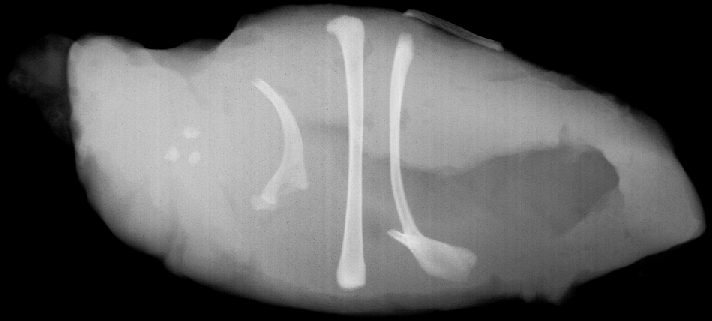
#> input picture segment.jpg, 712 x 321 px
$ jupyter execute 'Image Segmentation.ipynb'
#> lines starting #> are read from the running program, lines starting #| are printed output that depends on the picture; after the words box and inside, x2 and y2 are one past the last pixel; in counts of white or black regions, pixels touching at a corner belong together
[cell 1]
import cv2
import numpy as np
import matplotlib.pyplot as plt

[cell 2]
img = cv2.imread("segment.jpg", 0)
#> img is the input picture: shape (321, 712); min 0, max 231, mean 92.5

[cell 3]
histogram = np.zeros(255)
for i in range(img.shape[0]):
    for j in range(img.shape[1]):
        point = img[i][j]
        histogram[point] += 1
#> after the loop, histogram = 255 values, max 73274 at index 0, min 0 at index 232, mean 896.3

[cell 4]
plt.bar(np.arange(len(histogram)-1), histogram[1:])
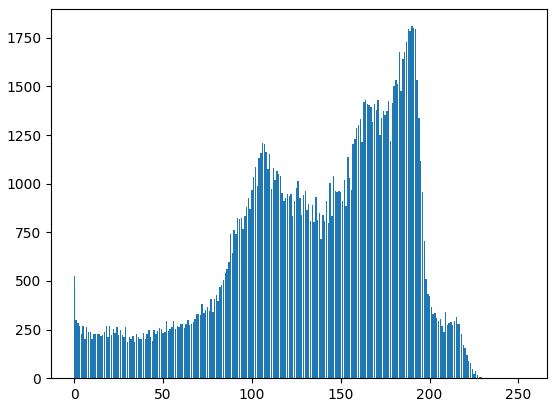
#> figure drawn by matplotlib, 1 panel; tallest bar 1810 high, from x = 189.6 to 190.4

[cell 5]
new_img = np.zeros((img.shape[0],img.shape[1]))
for i in range(img.shape[0]):
    for j in range(img.shape[1]):
        if(img[i][j] > 205):
            new_img[i][j] = 255
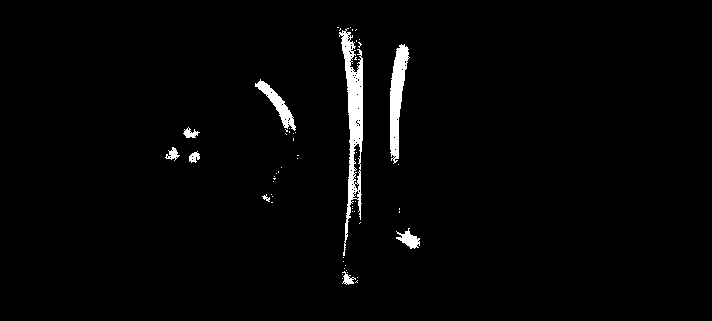
#> new_img: shape (321, 712) float64; 2.1% white; 58 white regions (49 under 20 px), largest, box (x1, y1, x2, y2) and area: (339, 28, 363, 256) 2163, (390, 44, 410, 164) 1237, (255, 79, 296, 131) 568
cv2.imwrite("new.jpg",new_img)
cv2.imwrite("x.jpg",new_img[:,:210])
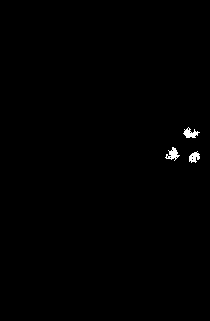
#> saved as x.jpg: shape (321, 210); 0.41% white; 3 white regions, box (x1, y1, x2, y2) and area: (165, 147, 180, 161) 98, (183, 127, 200, 138) 97, (189, 151, 200, 163) 83
cv2.imwrite("y.jpg",new_img[:,210:310])
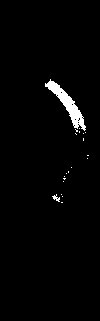
#> saved as y.jpg: shape (321, 100); 2% white; 20 white regions (18 under 20 px), largest, box (x1, y1, x2, y2) and area: (45, 79, 86, 131) 568, (52, 194, 60, 202) 29
cv2.imwrite("z.jpg",new_img[:,310:380])
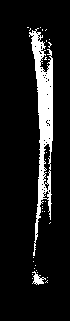
#> saved as z.jpg: shape (321, 70); 10.3% white; 30 white regions (28 under 20 px), largest, box (x1, y1, x2, y2) and area: (29, 28, 53, 256) 2163, (32, 271, 46, 285) 89
cv2.imwrite("a.jpg",new_img[:,380:500])
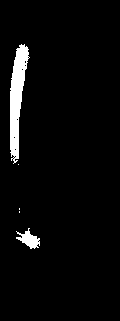
#> saved as a.jpg: shape (321, 120); 3.9% white; 5 white regions (3 under 20 px), largest, box (x1, y1, x2, y2) and area: (10, 44, 30, 164) 1237, (16, 228, 40, 249) 243
#> Out = True

[cell 6]
def coordinates(img):
    x_coord = []
    y_coord = []
    for i in range(img.shape[0]):
        for j in range(img.shape[1]):
            if img[i][j] == 255:
                x_coord.append(i)
                y_coord.append(j)
#> after the loop, x_coord = 278 values from 127 to 162

    x_max = max(x_coord)
#> x_max = 162
    x_min = min(x_coord)
#> x_min = 127
    y_max = max(y_coord)
#> y_max = 199
    y_min = min(y_coord)
#> y_min = 165
    return x_max, x_min, y_max, y_min

[cell 7]
boundary_1 = coordinates(new_img[:,:210])
#> boundary_1 = (162, 127, 199, 165)
boundary_2 = coordinates(new_img[:,210:310])
#> boundary_2 = (202, 79, 88, 45)
boundary_3 = coordinates(new_img[:,310:380])
boundary_4 = coordinates(new_img[:,380:500])

[cell 8]
img_copy = cv2.imread("segment.jpg",0)
cv2.rectangle(img_copy, (boundary_1[3],boundary_1[0]),(boundary_1[2],boundary_1[1]),(0,255,0),3)

cv2.rectangle(img_copy, (210+boundary_2[3]-2,boundary_2[0]+5),(210+boundary_2[2]+10,boundary_2[1]-5),(0,255,0),3)
cv2.rectangle(img_copy, (310+boundary_3[3]-13,boundary_3[0]+7),(310+boundary_3[2]+5,boundary_3[1]-15),(0,255,0),3)
cv2.rectangle(img_copy, (380+boundary_4[3]-5,boundary_4[0]+38),(380+boundary_4[2]+61,boundary_4[1]-15),(0,255,0),3)
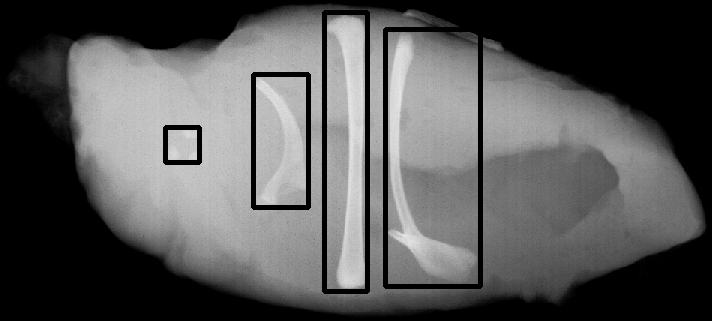
#> img_copy: shape (321, 712); min 0, max 231, mean 86.5
cv2.imwrite("bounded_img.jpg",img_copy)
#> Out = True

[cell 9]
print (boundary_1[3],boundary_1[0])
#| 165 162
print (boundary_1[2],boundary_1[1])
#| 199 127

print (210+boundary_2[3]-2,boundary_2[0]+5)
#| 253 207
print (210+boundary_2[2]+10,boundary_2[1]-5)
#| 308 74

print (310+boundary_3[3]-13,boundary_3[0]+7)
#| 324 291
print (310+boundary_3[2]+5,boundary_3[1]-15)
#| 367 12

print (380+boundary_4[3]-5,boundary_4[0]+38)
#| 385 286
print (380+boundary_4[2]+61,boundary_4[1]-15)
#| 480 29
